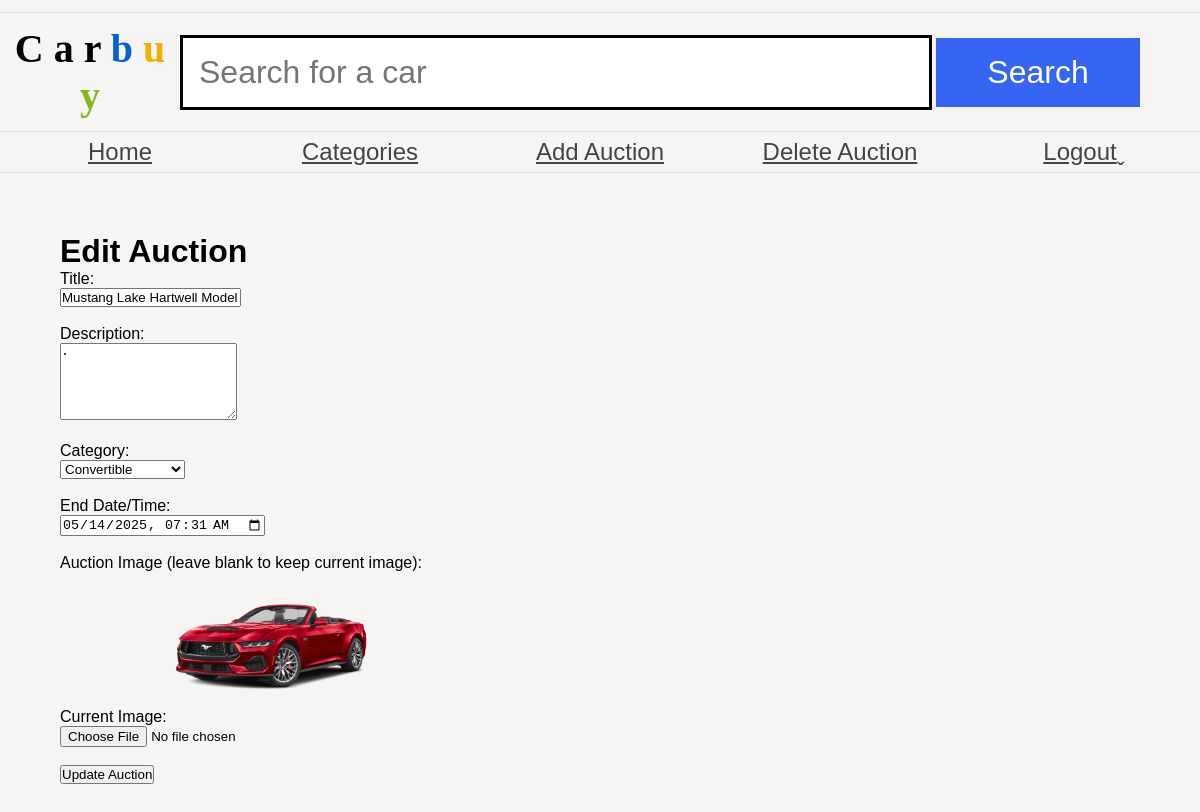
Page /editAuction.php?id=9 (signed in) on the committed database.
### tables this page shows
CREATE TABLE `auction` (
  `id` int NOT NULL AUTO_INCREMENT,
  `title` varchar(100) NOT NULL,
  `description` text NOT NULL,
  `categoryId` int DEFAULT NULL,
  `endDate` datetime NOT NULL,
  `userId` int DEFAULT NULL,
  `image` varchar(255) DEFAULT NULL,
  PRIMARY KEY (`id`),
  KEY `categoryId` (`categoryId`),
  KEY `userId` (`userId`),
  CONSTRAINT `auction_ibfk_1` FOREIGN KEY (`categoryId`) REFERENCES `category` (`id`),
  CONSTRAINT `auction_ibfk_2` FOREIGN KEY (`userId`) REFERENCES `user` (`id`)
);

CREATE TABLE `category` (
  `id` int NOT NULL AUTO_INCREMENT,
  `name` varchar(50) NOT NULL,
  PRIMARY KEY (`id`)
);

### public/editAuction.php (the view, shortened to what this page needs)
<?php
try {
    $pdo = new PDO("mysql:host=db;dbname=assignment1", "user", "password");
    $pdo->setAttribute(PDO::ATTR_ERRMODE, PDO::ERRMODE_EXCEPTION);
} catch (PDOException $e) {
    die("Connection failed: " . $e->getMessage());
}
$auctionId = $_GET['id'];
$userId = $_SESSION['user_id'];
$stmt = $pdo->prepare("
    SELECT a.title, a.description, a.categoryId, a.endDate, a.image, a.userId
    FROM auction a
    WHERE a.id = ? AND a.userId = ?
");
$stmt->execute([$auctionId, $userId]);
$auction = $stmt->fetch(PDO::FETCH_ASSOC);
$stmt = $pdo->query("SELECT id, name FROM category");
$categories = $stmt->fetchAll(PDO::FETCH_ASSOC);
include 'header.php';
?>
<main>
    <h1>Edit Auction</h1>
    <form method="POST" action="" enctype="multipart/form-data">
        <label for="title">Title:</label><br>
        <input type="text" id="title" name="title" value="<?php echo htmlspecialchars($auction['title']); ?>" required><br><br>
        <label for="description">Description:</label><br>
        <textarea id="description" name="description" rows="5" required><?php echo htmlspecialchars($auction['description']); ?></textarea><br><br>
        <label for="category">Category:</label><br>
        <select id="category" name="category" required>
            <?php foreach ($categories as $category): ?>
                <option value="<?php echo $category['id']; ?>"
                        <?php echo $category['id'] == $auction['categoryId'] ? 'selected' : ''; ?>>
                    <?php echo htmlspecialchars($category['name']); ?>
                </option>
            <?php endforeach; ?>
        </select><br><br>
        <label for="auctionEndDate">End Date/Time:</label><br>
        <input type="datetime-local" id="auctionEndDate" name="auctionEndDate"
               value="<?php echo date('Y-m-d\TH:i', strtotime($auction['endDate'])); ?>" required><br><br>
        <label for="image">Auction Image (leave blank to keep current image):</label><br>
        <?php if ($auction['image']): ?>
            <p>Current Image: <img src="<?php echo htmlspecialchars($auction['image']); ?>" alt="Current Auction Image" style="max-width: 200px;"></p>
        <?php endif; ?>
        <input type="file" id="image" name="image" accept="image/*"><br><br>
        <input type="submit" value="Update Auction">
    </form>
</main>

### public/css/style.css (style rules this page uses)
* { margin: 0; padding: 0; }
body { font-family: 'Oxygen-Regular', sans-serif; background-color: #f6f5f4; max-width: 100vw; overflow-x: hidden; }
main { padding: 30px; margin: 30px; }
form { display: block; }

### rows in the picture
auction: title "Mustang Lake Hartwell Model", description ".", category "Convertible", auctionEndDate "05/14/2025 07:31", image (picture)
